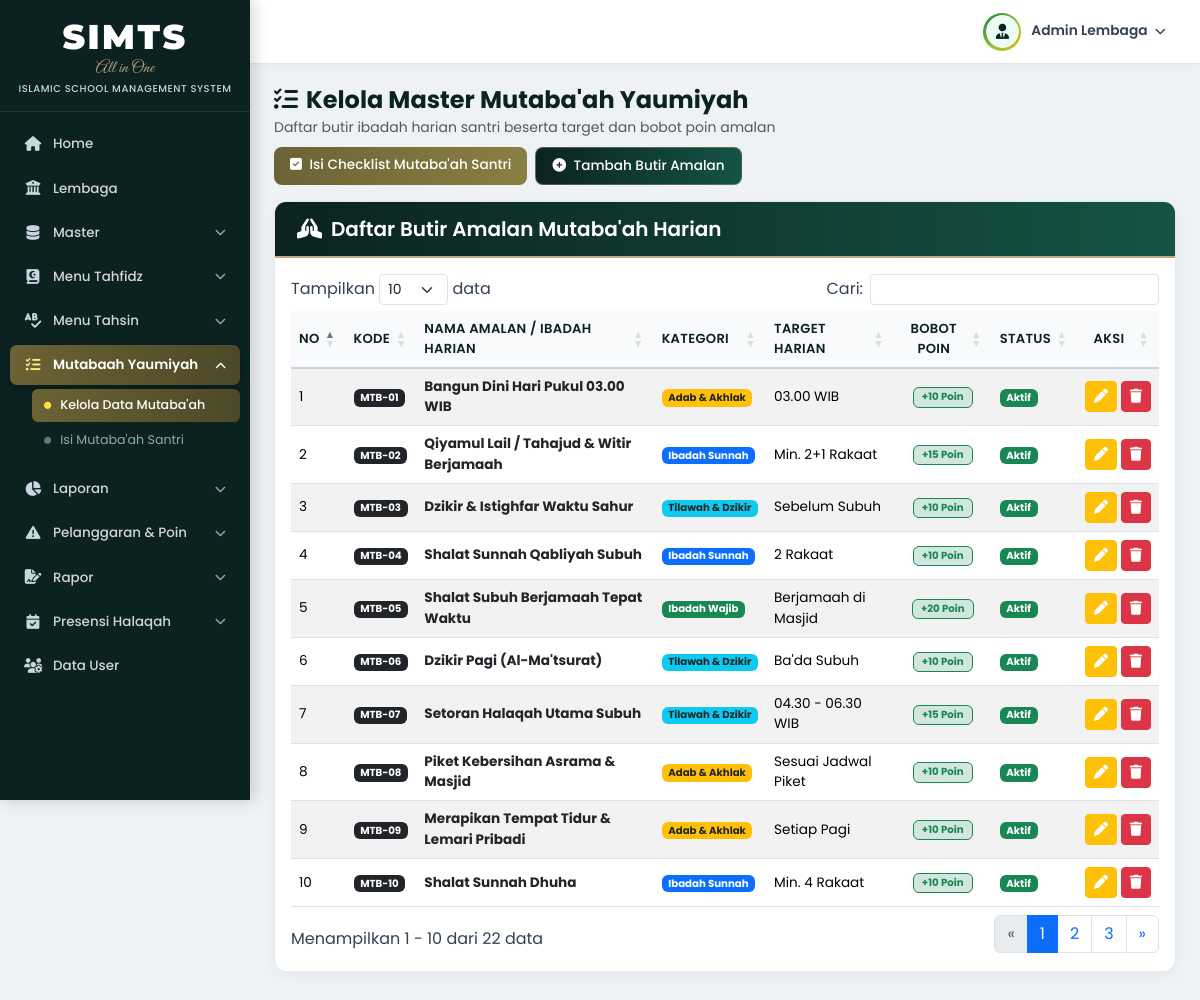
The page /modules/mutabaah/master_mutabaah.php (signed in) on the database its author committed.
### tables this page shows
CREATE TABLE `master_mutabaah` (
  `id` INT AUTO_INCREMENT PRIMARY KEY,
  `kode_amalan` VARCHAR(20) NOT NULL UNIQUE,
  `nama_amalan` VARCHAR(120) NOT NULL,
  `kategori` ENUM('Ibadah Wajib','Ibadah Sunnah','Tilawah & Dzikir','Adab & Akhlak') NOT NULL DEFAULT 'Ibadah Sunnah',
  `target_harian` VARCHAR(60) DEFAULT 'Dilaksanakan setiap hari',
  `poin_amalan` INT NOT NULL DEFAULT 10,
  `status_aktif` ENUM('Aktif','Nonaktif') NOT NULL DEFAULT 'Aktif',
  `created_at` TIMESTAMP DEFAULT CURRENT_TIMESTAMP
);

### config/koneksi.php (called while the page is built, shortened)
<?php
function e(?string $str): string
{
    return htmlspecialchars($str ?? '', ENT_QUOTES, 'UTF-8');
}

### modules/mutabaah/master_mutabaah.php (the view, shortened to what this page needs)
<?php
require_once __DIR__ . '/../../config/koneksi.php';
$res_mutabaah = mysqli_query($conn, "SELECT * FROM master_mutabaah ORDER BY kode_amalan ASC");
include __DIR__ . '/../../includes/header.php';
include __DIR__ . '/../../includes/sidebar.php';
?>
<div class="d-flex justify-content-between align-items-center mb-3 flex-wrap gap-2">
    <div>
        <h4 class="fw-bold mb-0" style="color:#0b2220;"><i class="fa-solid fa-list-check me-2"></i>Kelola Master Mutaba'ah Yaumiyah</h4>
        <small class="text-muted">Daftar butir ibadah harian santri beserta target dan bobot poin amalan</small>
    </div>
    <div class="d-flex gap-2">
        <a href="mutabaah_santri.php" class="btn btn-gold-siata">
            <i class="fa-solid fa-square-check me-1"></i> Isi Checklist Mutaba'ah Santri
        </a>
        <button class="btn btn-siata" data-bs-toggle="modal" data-bs-target="#modalTambahAmalan">
            <i class="fa-solid fa-plus-circle me-1"></i> Tambah Butir Amalan
        </button>
    </div>
</div>
<div class="card-siata">
    <div class="card-header-siata">
        <h5><i class="fa-solid fa-hands-praying"></i> Daftar Butir Amalan Mutaba'ah Harian</h5>
    </div>
    <div class="p-3 table-responsive">
        <table class="table table-hover table-striped table-siata datatable-siata align-middle w-100">
            <thead>
                <tr>
                    <th>No</th>
                    <th>Kode</th>
                    <th>Nama Amalan / Ibadah Harian</th>
                    <th>Kategori</th>
                    <th>Target Harian</th>
                    <th class="text-center">Bobot Poin</th>
                    <th>Status</th>
                    <th class="text-center">Aksi</th>
                </tr>
            </thead>
            <tbody>
                <?php $no = 1; while ($row = mysqli_fetch_assoc($res_mutabaah)): ?>
                <?php
                    $badge_kat = match ($row['kategori']) {
                        'Ibadah Wajib'     => 'bg-success',
                        'Ibadah Sunnah'    => 'bg-primary',
                        'Tilawah & Dzikir' => 'bg-info text-dark',
                        default            => 'bg-warning text-dark'
                    };
                ?>
                <tr>
                    <td><?= $no++ ?></td>
                    <td><span class="badge bg-dark"><?= e($row['kode_amalan']) ?></span></td>
                    <td class="fw-bold text-dark"><?= e($row['nama_amalan']) ?></td>
                    <td><span class="badge <?= $badge_kat ?>"><?= e($row['kategori']) ?></span></td>
                    <td><?= e($row['target_harian']) ?></td>
                    <td class="text-center">
                        <span class="badge bg-success-subtle text-success border border-success fw-bold px-2 py-1">
                            +<?= (int) $row['poin_amalan'] ?> Poin
                        </span>
                    </td>
                    <td>
                        <span class="badge <?= $row['status_aktif'] === 'Aktif' ? 'bg-success' : 'bg-secondary' ?>">
                            <?= e($row['status_aktif']) ?>
                        </span>
                    </td>
                    <td class="text-center text-nowrap">
                        <button type="button" class="btn btn-warning btn-sm text-white btn-edit-amalan"
                                data-amalan='<?= e(json_encode($row)) ?>'
                                data-bs-toggle="modal" data-bs-target="#modalEditAmalan">
                            <i class="fa-solid fa-pen"></i>
                        </button>
                        <button type="button" class="btn btn-danger btn-sm btn-hapus-amalan"
                                data-id="<?= (int) $row['id'] ?>"
                                data-nama="<?= e($row['nama_amalan']) ?>"
                                data-bs-toggle="modal" data-bs-target="#modalHapusAmalan">
                            <i class="fa-solid fa-trash"></i>
                        </button>
                    </td>
                </tr>
                <?php endwhile; ?>
            </tbody>
        </table>
    </div>
</div>
<?php include __DIR__ . '/../../includes/footer.php'; ?>

### assets/css/style.css (style rules this page uses)
:root { --sidebar-width: 250px; --sidebar-bg: #0b2220; --siata-green-dark: #0b2220; --siata-green-mid: #145345; --sidebar-hover: rgba(255, 255, 255, 0.06); --sidebar-active-gradient: linear-gradient(90deg, #6b6335, #4d4827); --sidebar-gold: #c5a880; --topbar-height: 64px; --content-bg: #eef2f5; }
* { box-sizing: border-box; }
body { margin: 0; font-family: 'Poppins', sans-serif; background-color: var(--content-bg); color: #334155; overflow-x: hidden; }
.card-siata { background: #ffffff; border: 1px solid #e2e8f0; border-radius: 12px; box-shadow: 0 3px 14px rgba(15, 23, 42, 0.04); overflow: hidden; margin-bottom: 22px; }
.card-header-siata { background: linear-gradient(90deg, #0b2220 0%, #145345 100%); color: #ffffff; padding: 15px 22px; display: flex; align-items: center; justify-content: space-between; flex-wrap: wrap; gap: 10px; border-bottom: 2px solid #c5a880; }
.card-header-siata h5, .card-header-siata h6 { margin: 0; font-weight: 600; color: #ffffff; display: flex; align-items: center; gap: 9px; }
.btn-siata { background: linear-gradient(90deg, #0b2220, #145345); color: #ffffff; border: 1px solid rgba(197, 168, 128, 0.4); font-weight: 500; font-size: 0.85rem; border-radius: 8px; padding: 8px 16px; transition: all 0.2s; }
.btn-gold-siata { background: linear-gradient(90deg, #6b6335, #8a7f43); color: #ffffff; border: none; font-weight: 500; font-size: 0.85rem; border-radius: 8px; padding: 8px 16px; transition: all 0.2s; }
.table-siata thead th { background-color: #f8fafc; color: #0b2220; font-weight: 600; font-size: 0.82rem; text-transform: uppercase; letter-spacing: 0.3px; border-bottom: 2px solid #cbd5e1; vertical-align: middle; }
.table-siata tbody td { font-size: 0.85rem; vertical-align: middle; }

### rows shown on the page
master_mutabaah: kode_amalan "MTB-01", nama_amalan "Bangun Dini Hari Pukul 03.00 WIB", kategori "Adab & Akhlak", target_harian "03.00 WIB", poin_amalan "10", status_aktif "Aktif"
master_mutabaah: kode_amalan "MTB-02", nama_amalan "Qiyamul Lail / Tahajud & Witir Berjamaah", kategori "Ibadah Sunnah", target_harian "Min. 2+1 Rakaat", poin_amalan "15", status_aktif "Aktif"
master_mutabaah: kode_amalan "MTB-03", nama_amalan "Dzikir & Istighfar Waktu Sahur", kategori "Tilawah & Dzikir", target_harian "Sebelum Subuh", poin_amalan "10", status_aktif "Aktif"
master_mutabaah: kode_amalan "MTB-04", nama_amalan "Shalat Sunnah Qabliyah Subuh", kategori "Ibadah Sunnah", target_harian "2 Rakaat", poin_amalan "10", status_aktif "Aktif"
master_mutabaah: kode_amalan "MTB-05", nama_amalan "Shalat Subuh Berjamaah Tepat Waktu", kategori "Ibadah Wajib", target_harian "Berjamaah di Masjid", poin_amalan "20", status_aktif "Aktif"
master_mutabaah: kode_amalan "MTB-06", nama_amalan "Dzikir Pagi (Al-Ma'tsurat)", kategori "Tilawah & Dzikir", target_harian "Ba'da Subuh", poin_amalan "10", status_aktif "Aktif"
master_mutabaah: kode_amalan "MTB-07", nama_amalan "Setoran Halaqah Utama Subuh", kategori "Tilawah & Dzikir", target_harian "04.30 - 06.30 WIB", poin_amalan "15", status_aktif "Aktif"
master_mutabaah: kode_amalan "MTB-08", nama_amalan "Piket Kebersihan Asrama & Masjid", kategori "Adab & Akhlak", target_harian "Sesuai Jadwal Piket", poin_amalan "10", status_aktif "Aktif"
master_mutabaah: kode_amalan "MTB-09", nama_amalan "Merapikan Tempat Tidur & Lemari Pribadi", kategori "Adab & Akhlak", target_harian "Setiap Pagi", poin_amalan "10", status_aktif "Aktif"
master_mutabaah: kode_amalan "MTB-10", nama_amalan "Shalat Sunnah Dhuha", kategori "Ibadah Sunnah", target_harian "Min. 4 Rakaat", poin_amalan "10", status_aktif "Aktif"

### other values the page prints
$topbar_user_label "Admin Lembaga"
